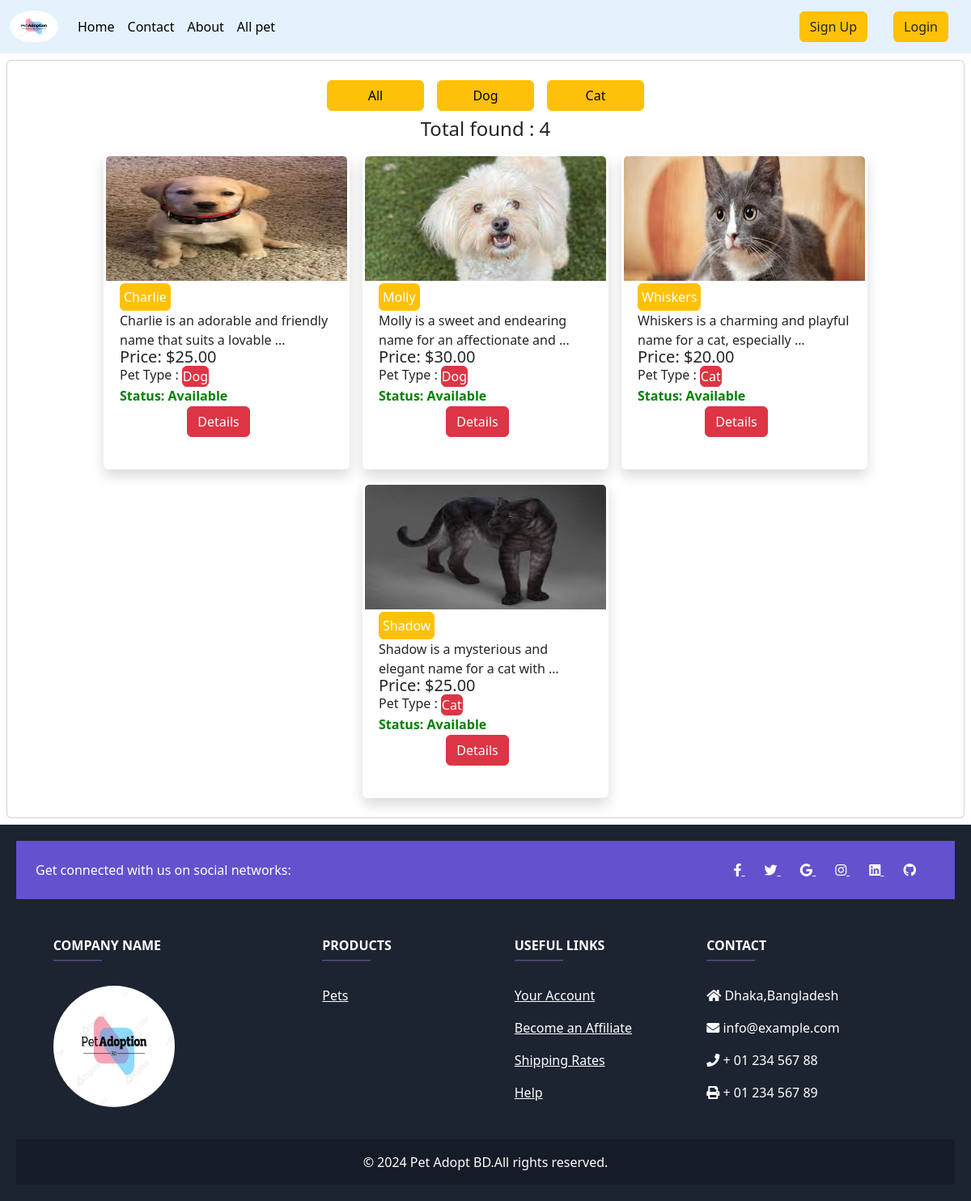
The app's page /all_pet/, older data.
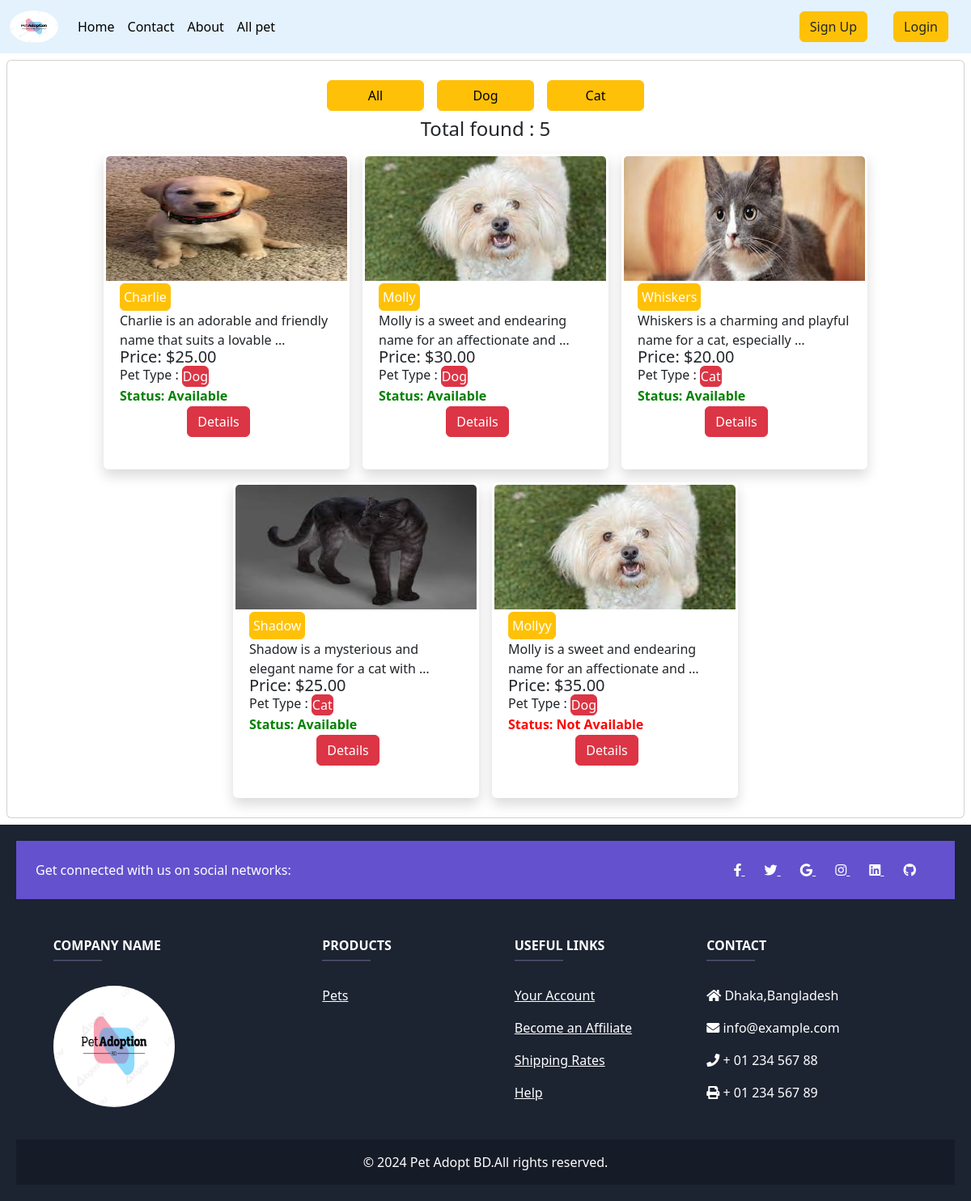
The same page, newer data.
### pet/models.py (models this page shows, shortened)
class pet_category(models.Model):
    name = models.CharField(max_length=50)
    slug = models.SlugField(max_length=100,unique=True, null=True, blank=True)
    def __str__(self):
        return self.name

class pets(models.Model):
    user = models.ForeignKey(User, on_delete=models.CASCADE)
    name = models.CharField( max_length=50)
    pet_type = models.ForeignKey(pet_category, on_delete=models.CASCADE)
    discription = models.TextField()
    image = models.FileField(upload_to='pet/media/uploads', blank = True, null = True)
    is_available = models.BooleanField(default=True)
    price = models.DecimalField(max_digits=7, decimal_places=2)

### Pet_Adoption_Platform/views.py (the view)
# urls.py: path('all_pet/',views.all_pet, name='all_pet'),
def all_pet(request, pet_slug = None):
    data = pets.objects.all()
    if pet_slug is not None:
        pet_c = pet_category.objects.get(slug = pet_slug)
        data = pets.objects.filter(pet_type = pet_c)
    pet = pet_category.objects.all()
    return render(request, 'all_pet.html', {'data': data, 'pet': pet})

### templates/all_pet.html
{% extends "base.html" %}
{% load static %}
{% block css %}
<link rel="stylesheet" href="{% static 'css/card.css' %}">
{% endblock  %}
{% block content %}
<div class="col-12">
    <div class="card m-2 ">
      <div class="card-body four">
        <div id="adopt" class='d-flex justify-content-center'>
            <a class="btn btn-warning m-2", style="width: 120px;" href="{% url 'all_pet' %}">All</a>
          {% for b in pet %}
          <a class="btn btn-warning m-2", style="width: 120px;" href="{% url 'pet_wise_post' b.slug %}">{{b.name}}</a>
        {% endfor %}
      </div>
      <div  class='d-flex justify-content-center'>
        <h4>Total found : {{data | length}}</h4>
      </div>
    <div class='d-flex justify-content-center align-items-center  gap-3 flex-wrap p-2' >
      {% for pet in data %}
      <div class="card shadow pet-card" style="width: 19rem;">
      <div>
        {% if pet.image %}
        <img src="{{ pet.image.url }}" class="card-img-top" alt="Pet Image" style="height:160px">
      {% else %}
          <div class="up-image" >
            <a  href="{% url 'pet_edit' pet.id %}"><button type="submit">Upload Image</button></a>
          </div>
      {% endif %}
      </div>
      <div class="card-body">
        <h5 class="card-title"><a class="btn p-1 pet-name btn-warning" href="">{{pet.name}}</a></h5>
        <p class="card-title">{{pet.discription | truncatewords:11}} </p>
        <h5 class="card-title price" style="position: relative; bottom: 23px;">Price: ${{pet.price}}</h5>
        <p class='type'>Pet Type : <button class="btn btn-danger p-0 m-0 ">{{pet.pet_type}}</button></p>
        <div class='available'>
        {% if pet.is_available %}
        <p class="status aavailable">Status: Available</p>
        {% else %}
          <p class="status not-available">Status: Not Available</p>
        {% endif %}
        </div>
         <div class='btnn'>
         <a class="btn btn-danger  m-2" href="{% url 'Details' pet.id %}">Details</a>
        </div>
      </div>
      </div>
    {% endfor %}
    </div>
    </div>
  </div>
  {% include "fotter.html" %}
{% endblock  %}

### templates/base.html (shortened to what this page needs)
<!DOCTYPE html>
<html lang="en">
<head>
    <link href="https://cdn.jsdelivr.net/npm/bootstrap@5.3.2/dist/css/bootstrap.min.css" rel="stylesheet">
    {% load static %}
   <link rel="stylesheet" type="text/css" href="{% static 'css/home.css' %}">
   {% block css %}{% endblock  %}
</head>
<body>
  <nav class="navbar navbar-expand-lg navbar-light" style="background-color: #e3f2fd;">
    <div class="container-fluid">
      <a class="navbar-brand" href="{% url 'home' %}"><img class="n-logo" src="{% static 'images/logo.png' %}" alt=""></a>
      <div class="collapse navbar-collapse" id="navbarSupportedContent">
        <ul class="navbar-nav me-auto mb-2 mb-lg-0">
          <li class="nav-item">
            <a class="nav-link active" aria-current="page" href="{% url 'home' %}">Home</a>
          </li>
          <li class="nav-item">
            <a class="nav-link active" aria-current="page" href="{% url 'contact' %}">Contact</a>
          </li>
          <li class="nav-item">
            <a class="nav-link active" aria-current="page" href="{% url 'about' %}">About</a>
          </li>
          <li class="nav-item">
            <a class="nav-link active" aria-current="page" href="{% url 'all_pet' %}">All pet</a>
          </li>
        </ul>
        {% if request.user.is_authenticated %}
            <a class="mx-3 btn btn-warning text-dark" href="{% url 'profile' %}">Profile</a>
            <a class="mx-3 btn btn-danger text-dark" href="{% url 'user_logout' %}">Logout</a>
            {% else %}
            <a class="mx-3 btn btn-warning text-dark" href="{% url 'sing_up' %}">Sign Up</a>
            <a class="mx-3 btn btn-warning text-dark" href="{% url 'user_login' %}">Login</a>
            {% endif %}
      </div>
    </div>
  </nav>
      {% block content %}{% endblock  %}
  </body>
</html>

### templates/fotter.html
{% load static %} {% block css %}
<link rel="stylesheet" type="text/css" href="{% static 'css/home.css' %}" />
<link href="https://cdnjs.cloudflare.com/ajax/libs/font-awesome/5.10.0/css/all.min.css" rel="stylesheet">
{% endblock %} {% block fotter %}
<footer
  class="text-center text-lg-start text-white"
  style="background-color: #1c2331"
>
  <section
    class="d-flex justify-content-between p-4"
    style="background-color: #6351ce"
  >
    <div class="me-5">
      <span>Get connected with us on social networks:</span>
    </div>
    <div>
      <a href="" class="text-white me-4">
        <i class="fab fa-facebook-f"></i>
      </a>
      <a href="" class="text-white me-4">
        <i class="fab fa-twitter"></i>
      </a>
      <a href="" class="text-white me-4">
        <i class="fab fa-google"></i>
      </a>
      <a href="" class="text-white me-4">
        <i class="fab fa-instagram"></i>
      </a>
      <a href="" class="text-white me-4">
        <i class="fab fa-linkedin"></i>
      </a>
      <a href="" class="text-white me-4">
        <i class="fab fa-github"></i>
      </a>
    </div>
  </section>
  <section class="">
    <div class="container text-center text-md-start mt-5">
      <div class="row mt-3">
        <div class="col-md-3 col-lg-4 col-xl-3 mx-auto mb-4">
          <h6 class="text-uppercase fw-bold">Company name</h6>
          <hr
            class="mb-4 mt-0 d-inline-block mx-auto"
            style="width: 60px; background-color: #7c4dff; height: 2px"
          />
          <p>
            <img class="f-logo" src="{% static 'images/logo.png' %}" alt="" />
          </p>
        </div>
        <div class="col-md-2 col-lg-2 col-xl-2 mx-auto mb-4">
          <h6 class="text-uppercase fw-bold">Products</h6>
          <hr
            class="mb-4 mt-0 d-inline-block mx-auto"
            style="width: 60px; background-color: #7c4dff; height: 2px"
          />
          <p>
            <a href="#!" class="text-white">Pets</a>
          </p>
        </div>
        <div class="col-md-3 col-lg-2 col-xl-2 mx-auto mb-4">
          <h6 class="text-uppercase fw-bold">Useful links</h6>
          <hr
            class="mb-4 mt-0 d-inline-block mx-auto"
            style="width: 60px; background-color: #7c4dff; height: 2px"
          />
          <p>
            <a href="#!" class="text-white">Your Account</a>
          </p>
          <p>
            <a href="#!" class="text-white">Become an Affiliate</a>
          </p>
          <p>
            <a href="#!" class="text-white">Shipping Rates</a>
          </p>
          <p>
            <a href="#!" class="text-white">Help</a>
          </p>
        </div>
        <div class="col-md-4 col-lg-3 col-xl-3 mx-auto mb-md-0 mb-4">
          <h6 class="text-uppercase fw-bold">Contact</h6>
          <hr
            class="mb-4 mt-0 d-inline-block mx-auto"
            style="width: 60px; background-color: #7c4dff; height: 2px"
          />
          <p><i class="fas fa-home mr-3"></i> Dhaka,Bangladesh</p>
          <p><i class="fas fa-envelope mr-3"></i> info@example.com</p>
          <p><i class="fas fa-phone mr-3"></i> + 01 234 567 88</p>
          <p><i class="fas fa-print mr-3"></i> + 01 234 567 89</p>
        </div>
      </div>
    </div>
  </section>
  <div class="text-center p-3" style="background-color: rgba(0, 0, 0, 0.2)">
    &copy; 2024 Pet Adopt BD.All rights reserved.
  </div>
</footer>
{% endblock %}

### static/css/home.css (style rules this page uses)
.n-logo { width: 60px; height: 40px; border-radius: 50%; }
.f-logo { width: 150px; height: 150px; border-radius: 50%; }

### static/css/card.css (style rules this page uses)
.card.shadow.pet-card { border: none; height: 390px; transition: transform 0.3s ease-in-out; }
.card.shadow.pet-card .card-body { padding: 1.25rem; }
.card.shadow.pet-card img.card-img-top { border-top-left-radius: 0.5rem; border-top-right-radius: 0.5rem; }
.card.shadow.pet-card h5.card-title a.btn { color: #fff; }
.card-img-top { height: 130px; padding: 3px; border-radius: 0px 0px 0px 0px; }
.type { position: relative; bottom: 25px; }
.status { font-weight: bold; position: relative; top: 5px; }
.available { color: green; }
.not-available { color: red; }
.card-title { margin: 0px; position: relative; bottom: 20px; }
.btnn { position: relative; bottom: 65px; display: flex; right: 10px; gap: 10px; justify-content: center; }
.pet-name { position: relative; }
.available { position: relative; bottom: 47px; }
footer { background-color: #333; color: #fff; padding: 20px; text-align: center; }

Row changes from the older to the newer data that the page shows:
added pets: image (picture), name "Mollyy", discription "Molly is a sweet and endearing name for an affectionate and …", price "35.00", pet_type "Dog", is_available "Status: Not Available"
Text that changed along with them:
{{ data | length }}: "4" → "5"
